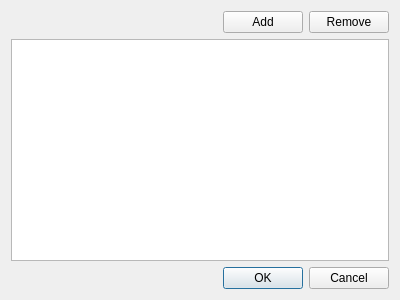
<?xml version="1.0" encoding="UTF-8"?>
<ui version="4.0">
 <class>CategoriesTreeDialog</class>
 <widget class="QDialog" name="CategoriesTreeDialog">
  <property name="geometry">
   <rect>
    <x>0</x>
    <y>0</y>
    <width>400</width>
    <height>300</height>
   </rect>
  </property>
  <property name="windowTitle">
   <string>CurrenciesDialog</string>
  </property>
  <layout class="QVBoxLayout" name="verticalLayout">
   <item>
    <layout class="QHBoxLayout" name="horizontalLayout">
     <item>
      <spacer name="horizontalSpacer">
       <property name="orientation">
        <enum>Qt::Horizontal</enum>
       </property>
       <property name="sizeHint" stdset="0">
        <size>
         <width>40</width>
         <height>20</height>
        </size>
       </property>
      </spacer>
     </item>
     <item>
      <widget class="QPushButton" name="addPushButton">
       <property name="text">
        <string>Add</string>
       </property>
      </widget>
     </item>
     <item>
      <widget class="QPushButton" name="removePushButton">
       <property name="text">
        <string>Remove</string>
       </property>
      </widget>
     </item>
    </layout>
   </item>
   <item>
    <widget class="QTreeView" name="treeView"/>
   </item>
   <item>
    <widget class="QDialogButtonBox" name="buttonBox">
     <property name="standardButtons">
      <set>QDialogButtonBox::Cancel|QDialogButtonBox::Ok</set>
     </property>
    </widget>
   </item>
  </layout>
 </widget>
 <resources/>
 <connections>
  <connection>
   <sender>buttonBox</sender>
   <signal>accepted()</signal>
   <receiver>CategoriesTreeDialog</receiver>
   <slot>accept()</slot>
   <hints>
    <hint type="sourcelabel">
     <x>199</x>
     <y>279</y>
    </hint>
    <hint type="destinationlabel">
     <x>199</x>
     <y>149</y>
    </hint>
   </hints>
  </connection>
  <connection>
   <sender>buttonBox</sender>
   <signal>rejected()</signal>
   <receiver>CategoriesTreeDialog</receiver>
   <slot>reject()</slot>
   <hints>
    <hint type="sourcelabel">
     <x>199</x>
     <y>279</y>
    </hint>
    <hint type="destinationlabel">
     <x>199</x>
     <y>149</y>
    </hint>
   </hints>
  </connection>
 </connections>
</ui>
